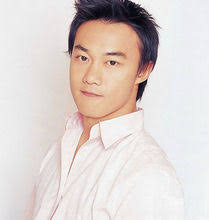
#> input picture hcy/1.jpeg, 209 x 220 px
$ python demo.py
#> lines starting #> are read from the running program, lines starting #| are printed output that depends on the picture
# -*- coding: utf-8 -*-
"""
Created on Fri Oct  4 21:34:30 2019

@author: train
"""
import cv2
import numpy
from PIL import Image, ImageDraw, ImageFont


def cv2ImgAddText(img, text, left, top, textColor=(0, 255, 0), textSize=20):
#> called with text = '大家好，我是片天边的云彩', left = 10, top = 65, textColor = (0, 0, 139), textSize = 20
    if (isinstance(img, numpy.ndarray)):  # 判断是否OpenCV图片类型
        img = Image.fromarray(cv2.cvtColor(img, cv2.COLOR_BGR2RGB))
    # 创建一个可以在给定图像上绘图的对象
    draw = ImageDraw.Draw(img)
    # 字体的格式
    fontStyle = ImageFont.truetype(
        "simhei.ttf", textSize, encoding="utf-8")
    # 绘制文本
    draw.text((left, top), text, textColor, font=fontStyle)
    # 转换回OpenCV格式
    return cv2.cvtColor(numpy.asarray(img), cv2.COLOR_RGB2BGR)
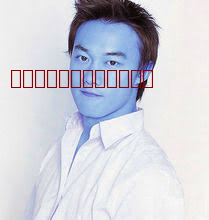
#> returned value: shape (220, 209, 3); mean R, G, B 207.4, 208.7, 217.8


if __name__ == '__main__':
    img = cv2ImgAddText(cv2.imread('1.jpeg'), "大家好，我是片天边的云彩", 10, 65, (0, 0 , 139), 20)
    cv2.imshow('show', img)
    if cv2.waitKey(100000) & 0xFF == ord('q'):
#> (key q is pressed here)
        cv2.destroyAllWindows()
